Frame 1 (no input): blank canvas, image omitted
Frame 60 (the mouse pressed at the canvas centre just before this capture): blank canvas, image omitted
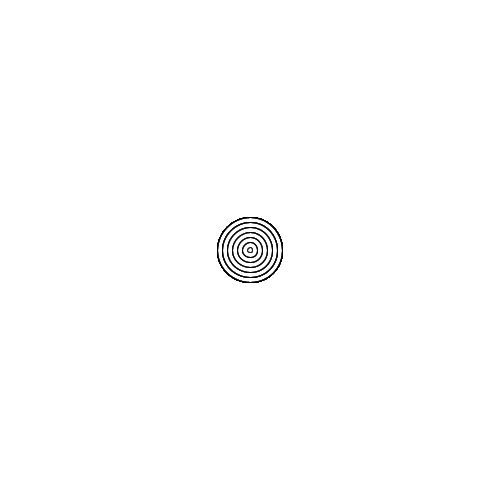
Frame 120 (the mouse held since frame 60 and released just before this capture)

The Processing sketch whose frames 1 and 60 were blank and that drew this single picture after the mouse press (run headless with seeded random() and noise(); from frame 60 on, the mouse is pressed at the canvas centre):

// Processing sketch: splash
// ── splash.pde
ArrayList<ArrayList<Integer[]>> list = new ArrayList<>();

void setup(){
  size(500,500);
  background(255);
}

void draw(){
  if(mousePressed){
    int x = mouseX;
    int y = mouseY;
    ArrayList<Integer[]> dots = new ArrayList<>();
    dots.add(new Integer[]{x,y,5});
    list.add(dots);
  }
  for(ArrayList<Integer[]> dots : list){
    int x = dots.get(0)[0];
    int y = dots.get(0)[1];
    if(dots.size() < 50){
     
      for(Integer[] dot : dots){
        int size = dot[2];
        size += 10;
        dot[2] = size;
      }
      dots.add(0, new Integer[]{x,y,5});
    }
  }
  for(ArrayList<Integer[]> dots : list){
    for(Integer[] dot : dots){
      fill(255,30);
      circle(dot[0],dot[1],dot[2]);
    }
  }
  if(list.size()>5){
    list.remove(0);
  }
}
